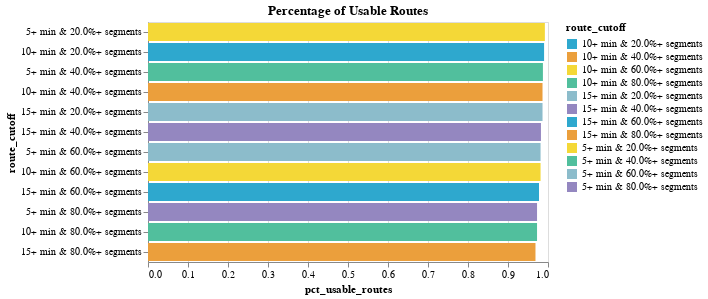

Source (notebook cell):
### Code cell
(
    alt.Chart(statewide_thresholds)
    .mark_bar()
    .encode(
        x=alt.X(
            "pct_usable_routes:Q",
            sort=alt.SortField("pct_usable_routes", order="descending"),
        ),
        y=alt.Y(
            "route_cutoff:N",
            sort=alt.SortField("pct_usable_routes", order="descending"),
        ),
        color=alt.Color(
            "route_cutoff:N", scale=alt.Scale(range=cp.CALITP_CATEGORY_BRIGHT_COLORS)
        ),
        tooltip=[
            "total_routes",
            "route_cutoff",
            "Total Routes in Category",
            "pct_usable_routes",
        ],
    )
    .properties(title=f"Percentage of Usable Routes")
)

### Figure 1 — Vega-Lite specification as saved in the notebook (floating-point values rounded to 4 significant figures)
{"config": {"view": {"continuousWidth": 400, "continuousHeight": 300}}, "data": {"name": "data-adb7f02c12d05aeb6eee5c951163ed40"}, "mark": "bar", "encoding": {"color": {"field": "route_cutoff", "scale": {"range": ["#2EA8CE", "#EB9F3C", "#F4D837", "#51BF9D", "#8CBCCB", "#9487C0"]}, "type": "nominal"}, "tooltip": [{"field": "total_routes", "type": "quantitative"}, {"field": "route_cutoff", "type": "nominal"}, {"field": "Total Routes in Category", "type": "quantitative"}, {"field": "pct_usable_routes", "type": "quantitative"}], "x": {"field": "pct_usable_routes", "sort": {"field": "pct_usable_routes", "order": "descending"}, "type": "quantitative"}, "y": {"field": "route_cutoff", "sort": {"field": "pct_usable_routes", "order": "descending"}, "type": "nominal"}}, "title": "Percentage of Usable Routes", "$schema": "https://vega.github.io/schema/vega-lite/v4.17.0.json", "datasets": {"data-adb7f02c12d05aeb6eee5c951163ed40": [{"index": "route_id", "Total Routes in Category": 1014, "time_cutoff": 5, "segment_cutoff": 0.2, "route_cutoff": "5+ min & 20.0%+ segments", "total_routes": 1022, "pct_usable_routes": 0.9922}, {"index": "route_id", "Total Routes in Category": 1009, "time_cutoff": 5, "segment_cutoff": 0.4, "route_cutoff": "5+ min & 40.0%+ segments", "total_routes": 1022, "pct_usable_routes": 0.9873}, {"index": "route_id", "Total Routes in Category": 1003, "time_cutoff": 5, "segment_cutoff": 0.6, "route_cutoff": "5+ min & 60.0%+ segments", "total_routes": 1022, "pct_usable_routes": 0.9814}, {"index": "route_id", "Total Routes in Category": 994, "time_cutoff": 5, "segment_cutoff": 0.8, "route_cutoff": "5+ min & 80.0%+ segments", "total_routes": 1022, "pct_usable_routes": 0.9726}, {"index": "route_id", "Total Routes in Category": 1012, "time_cutoff": 10, "segment_cutoff": 0.2, "route_cutoff": "10+ min & 20.0%+ segments", "total_routes": 1022, "pct_usable_routes": 0.9902}, {"index": "route_id", "Total Routes in Category": 1008, "time_cutoff": 10, "segment_cutoff": 0.4, "route_cutoff": "10+ min & 40.0%+ segments", "total_routes": 1022, "pct_usable_routes": 0.9863}, {"index": "route_id", "Total Routes in Category": 1003, "time_cutoff": 10, "segment_cutoff": 0.6, "route_cutoff": "10+ min & 60.0%+ segments", "total_routes": 1022, "pct_usable_routes": 0.9814}, {"index": "route_id", "Total Routes in Category": 994, "time_cutoff": 10, "segment_cutoff": 0.8, "route_cutoff": "10+ min & 80.0%+ segments", "total_routes": 1022, "pct_usable_routes": 0.9726}, {"index": "route_id", "Total Routes in Category": 1008, "time_cutoff": 15, "segment_cutoff": 0.2, "route_cutoff": "15+ min & 20.0%+ segments", "total_routes": 1022, "pct_usable_routes": 0.9863}, {"index": "route_id", "Total Routes in Category": 1004, "time_cutoff": 15, "segment_cutoff": 0.4, "route_cutoff": "15+ min & 40.0%+ segments", "total_routes": 1022, "pct_usable_routes": 0.9824}, {"index": "route_id", "Total Routes in Category": 999, "time_cutoff": 15, "segment_cutoff": 0.6, "route_cutoff": "15+ min & 60.0%+ segments", "total_routes": 1022, "pct_usable_routes": 0.9775}, {"index": "route_id", "Total Routes in Category": 990, "time_cutoff": 15, "segment_cutoff": 0.8, "route_cutoff": "15+ min & 80.0%+ segments", "total_routes": 1022, "pct_usable_routes": 0.9687}]}}
